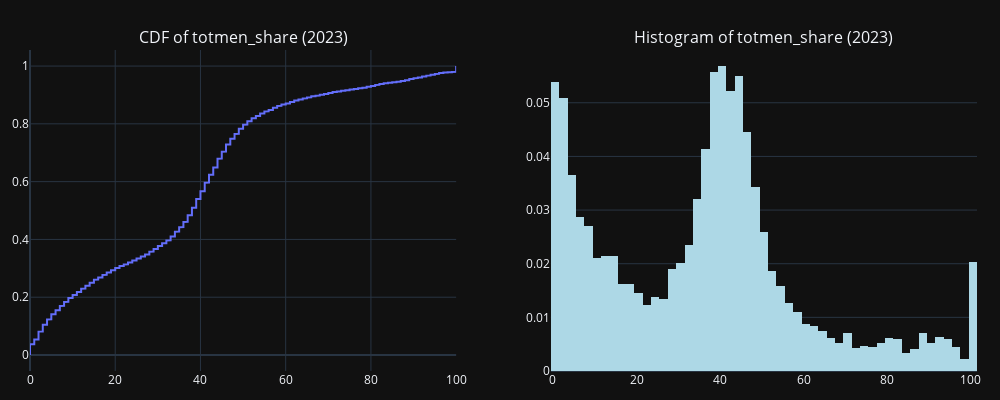

Notebook source saved alongside this figure:
### Code cell
# enrollment
plot_empirical_PMFandCDF(enroll_df.query('year==2023'),'totmen_share')

### Figure 1 — Plotly figure (JSON) as saved in the notebook; plotly's stock layout.template omitted (floating-point values rounded to 4 significant figures; data arrays with more than 128 entries replaced by an {"elided": "..."} marker saying what was removed)
{"data": [{"mode": "lines", "type": "scatter", "x": {"elided": "5647 float values"}, "xaxis": "x", "y": {"elided": "5647 float values"}, "yaxis": "y"}, {"histnorm": "probability", "marker": {"color": "lightblue"}, "type": "histogram", "x": {"elided": "5647 float values"}, "xaxis": "x2", "yaxis": "y2"}], "layout": {"annotations": [{"font": {"size": 16}, "showarrow": false, "text": "CDF of totmen_share (2023)", "x": 0.225, "xanchor": "center", "xref": "paper", "y": 1, "yanchor": "bottom", "yref": "paper"}, {"font": {"size": 16}, "showarrow": false, "text": "Histogram of totmen_share (2023)", "x": 0.775, "xanchor": "center", "xref": "paper", "y": 1, "yanchor": "bottom", "yref": "paper"}], "height": 400, "margin": {"b": 20, "l": 20, "pad": 0, "r": 20, "t": 50}, "showlegend": false, "width": 1000, "xaxis": {"anchor": "y", "domain": [0, 0.45]}, "xaxis2": {"anchor": "y2", "domain": [0.55, 1]}, "yaxis": {"anchor": "x", "domain": [0, 1]}, "yaxis2": {"anchor": "x2", "domain": [0, 1]}}}
